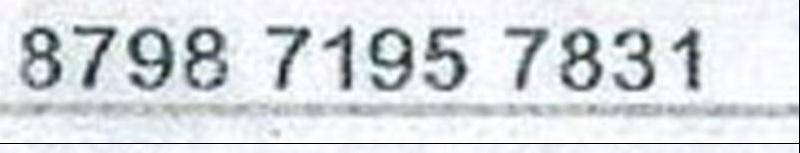
#> input picture image.jpg, 800 x 153 px
$ python image.py
#> lines starting #> are read from the running program, lines starting #| are printed output that depends on the picture; after the words box and inside, x2 and y2 are one past the last pixel; in counts of white or black regions, pixels touching at a corner belong together
from PIL import Image

# Morphological filtering
from skimage.morphology import opening
from skimage.morphology import disk

# Data handling
import numpy as np

# Connected component filtering
import cv2

black = 0
white = 255
threshold = 160

# Open input image in grayscale mode and get its pixels.
img = Image.open("image.jpg").convert("LA")
pixels = np.array(img)[:,:,0]

# Remove pixels above threshold
pixels[pixels > threshold] = white
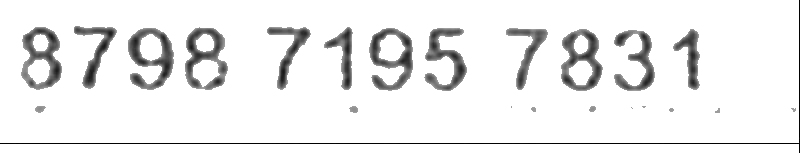
#> pixels: shape (153, 800); min 0, max 255, mean 236.2
pixels[pixels < threshold] = black
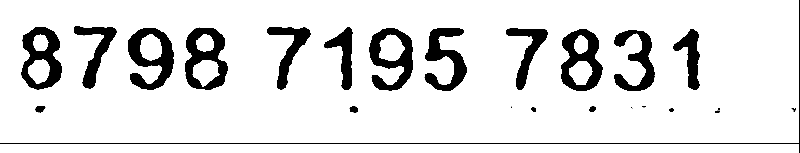
#> pixels: shape (153, 800); 11.66% of pixels changed, all inside (x1, y1, x2, y2) = (1, 0, 800, 153)


# Morphological opening
blobSize = 1 # Select the maximum radius of the blobs you would like to remove
structureElement = disk(blobSize)  # you can define different shapes, here we take a disk shape
# We need to invert the image such that black is background and white foreground to perform the opening
pixels = np.invert(opening(np.invert(pixels), structureElement))


# Create and save new image.
newImg = Image.fromarray(pixels).convert('RGB')
newImg.save("newImage1.PNG")

# Find the connected components (black objects in your image)
# Because the function searches for white connected components on a black background, we need to invert the image
nb_components, output, stats, centroids = cv2.connectedComponentsWithStats(np.invert(pixels), connectivity=8)
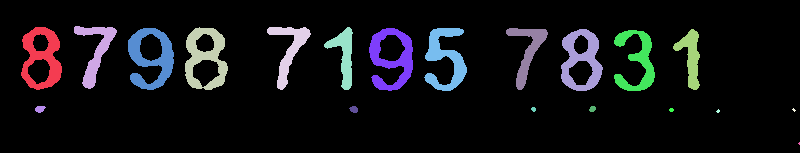
#> output: shape (153, 800) int32; 21 distinct labels, from 0 to 20; one colour per label, 0 black
#> nb_components = 21; stats = 21 rows, first 6: [0, 0, 800, 153, 108708], [21, 27, 41, 63, 1363], [74, 26, 43, 63, 917], [185, 27, 43, 63, 1409], [267, 27, 44, 63, 895], [324, 27, 29, 63, 756]; centroids = 21 rows, first 8: [405.6, 78.37], [41.69, 57.19], [95.33, 50.93], [205, 57.32], [288.7, 49.6], [343.8, 54.86], [150.8, 57.68], [391.4, 58.36]

# For every connected component in your image, you can obtain the number of pixels from the stats variable in the last
# column. We remove the first entry from sizes, because this is the entry of the background connected component
sizes = stats[1:,-1]
#> sizes = 20 values, max 1460 at index 5, min 4 at index 19, mean 684.6
nb_components -= 1
#> nb_components = 20

# Define the minimum size (number of pixels) a component should consist of
minimum_size = 100

# Create a new image
newPixels = np.ones(pixels.shape)*255

# Iterate over all components in the image, only keep the components larger than minimum size
for i in range(1, nb_components):
    if sizes[i] > minimum_size:
        newPixels[output == i+1] = 0
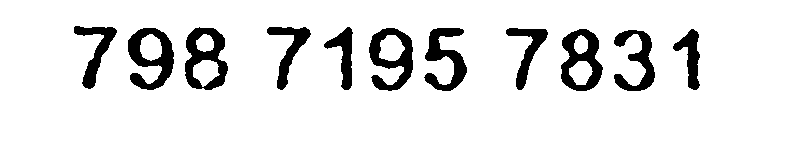
#> newPixels: shape (153, 800) float64; 90.1% white; 11 black regions, largest, box (x1, y1, x2, y2) and area: (128, 28, 174, 90) 1460, (185, 27, 228, 90) 1409, (561, 29, 603, 91) 1376

# Create and save new image.
newImg = Image.fromarray(newPixels).convert('RGB')
newImg.save("newImage2.PNG")
